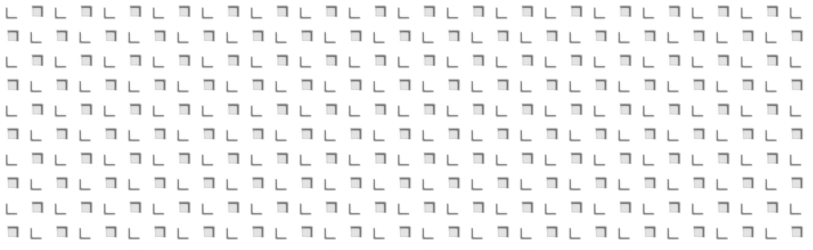
#> input picture image.png, 1626 x 500 px, found by its file name (shown at 1/2 size)
$ python stud_bake.py image.png -o stud_emboss.png --preview
#> lines starting #> are read from the running program, lines starting #| are printed output that depends on the picture; after the words box and inside, x2 and y2 are one past the last pixel; in counts of white or black regions, pixels touching at a corner belong together
#!/usr/bin/env python3
"""
Bake a Figma stud sheet into a tileable, backdrop-independent Roblox texture.

WHY THIS EXISTS
---------------
In Figma a studded surface is the stud sheet twice over the button's gradient:
Overlay at 60% fill, then Plus Lighter at 25%. Roblox ScreenGui has no blend modes,
so neither pass can be reproduced live, and stacking the sheet on itself does not
help -- that yields 0.85x the original alpha, fainter than the source.

What makes Overlay read is that it brightens where the source is lighter than
mid-grey and darkens where it is darker. Normal alpha compositing can do exactly that
if the texture carries white pixels for the light half and black for the dark half,
with alpha holding the magnitude. That is a signed emboss. Unlike baking onto a
backdrop colour it stays correct on every colourway, so one asset serves the blue
bar, the red close cell, the gold bundle and the green buttons alike.

    overlay term      |lum - 0.5| * 2 * a * overlay_fill    white if lum > 0.5 else black
    plus lighter term  lum * a * plus_fill                  always white (additive)
    dark term          overlay term * dark_scale            shadow half only
    output             net of the two, as one signed pixel

WHY dark_scale EXISTS
---------------------
Measured against renders of the same swatch, Figma and a plain symmetric Overlay
agree almost exactly on the highlight but not at all on the shadow:

                      SVG / symmetric overlay      Figma
    lighter mean            +12.7                  +13.3
    lighter max             +30.6                  +30.3
    darker mean             -36.0                   -9.0
    darker max              -97.2                  -22.6

Figma's shadow lands around a quarter of the strength, which is what makes its studs
read as smoothly integrated rather than punched into the surface. Hence 0.25.

The sheet is also cropped to a single tile first, detected by autocorrelation on the
alpha channel, so the result tiles seamlessly at any size in Roblox.

USAGE
-----
    python tools/stud_bake.py image.png -o stud_emboss.png --preview

Then upload the output and reference it from Theme. Draw it untinted and fully
opaque: ImageColor3 multiplies, so a tint would erase the black pixels and take the
shadow half of the emboss with them.
"""

from __future__ import annotations

import argparse
import sys
from pathlib import Path

import numpy as np
from PIL import Image

LUMA = np.array([0.2126, 0.7152, 0.0722], dtype=np.float64)

# Sample colourways for --preview, taken from the SVG export's body gradients.
PREVIEW_BANDS = [
    ("blue", (0x22, 0xE9, 0xFF), (0x00, 0x95, 0xFF)),
    ("red", (0xFF, 0x63, 0x63), (0xFF, 0x2C, 0x2C)),
    ("gold", (0xFF, 0xC4, 0x00), (0xFF, 0xCC, 0x00)),
    ("green", (0x80, 0xF0, 0x57), (0x00, 0xE5, 0x22)),
]


def detect_period(alpha: np.ndarray, axis: int, min_period: int = 8) -> int:
    """Smallest shift along `axis` that the alpha channel repeats under.

    Scores every candidate by mean absolute difference against itself shifted, then
    takes the smallest period within 15% of the best score -- the global minimum is
    usually a multiple of the true period, and we want the fundamental.
    """
    length = alpha.shape[axis]
    limit = length // 2
    if limit <= min_period:
        return length

    scores = {}
    for p in range(min_period, limit + 1):
        if axis == 0:
            diff = np.abs(alpha[p:, :] - alpha[:-p, :])
        else:
            diff = np.abs(alpha[:, p:] - alpha[:, :-p])
        scores[p] = float(diff.mean())

    best = min(scores.values())
    # A perfectly flat channel scores ~0 everywhere; guard the tolerance.
    tolerance = max(best * 1.15, best + 0.35)
    for p in sorted(scores):
        if scores[p] <= tolerance:
            return p
    return min(scores, key=scores.get)


def bake(
    rgba: np.ndarray,
    overlay_fill: float,
    plus_fill: float,
    strength: float,
    dark_scale: float,
) -> np.ndarray:
    """Signed emboss from a stud sheet. See module docstring for the derivation."""
    rgb = rgba[..., :3].astype(np.float64) / 255.0
    a = rgba[..., 3].astype(np.float64) / 255.0

    lum = rgb @ LUMA
    signed = (lum - 0.5) * 2.0

    overlay = np.abs(signed) * a * overlay_fill
    plus = lum * a * plus_fill

    lightens = signed >= 0
    white_term = plus + np.where(lightens, overlay, 0.0)
    # Shadow attenuated on its own: Figma's dark half is far gentler than a symmetric
    # Overlay, and that asymmetry is what makes the studs sit in the surface.
    black_term = np.where(lightens, 0.0, overlay * dark_scale)
    net = white_term - black_term

    out = np.zeros_like(rgba)
    colour = np.where(net >= 0, 255, 0).astype(np.uint8)
    out[..., 0] = colour
    out[..., 1] = colour
    out[..., 2] = colour
    out[..., 3] = np.clip(np.abs(net) * strength * 255.0, 0, 255).round().astype(np.uint8)
    return out


def make_preview(tile: Image.Image, path: Path, cell=(760, 120), tile_px=96) -> None:
    scaled = tile.resize((tile_px, tile_px), Image.LANCZOS)
    w, h = cell
    rows = []
    for _name, top, bottom in PREVIEW_BANDS:
        t = np.linspace(0.0, 1.0, h)[:, None]
        grad = (np.array(top) * (1 - t) + np.array(bottom) * t).round().astype(np.uint8)
        band = Image.fromarray(np.repeat(grad[:, None, :], w, axis=1), "RGB").convert("RGBA")
        for y in range(0, h, tile_px):
            for x in range(0, w, tile_px):
                band.alpha_composite(scaled, (x, y))
        rows.append(band)

    out = Image.new("RGBA", (w, len(rows) * (h + 8) - 8), (24, 24, 28, 255))
    for i, row in enumerate(rows):
        out.paste(row, (0, i * (h + 8)))
    out.save(path)


def main() -> int:
    ap = argparse.ArgumentParser(description=__doc__, formatter_class=argparse.RawDescriptionHelpFormatter)
    ap.add_argument("source", type=Path, help="stud sheet exported from Figma (PNG with alpha)")
    ap.add_argument("-o", "--out", type=Path, help="output PNG (default: <source>_emboss.png)")
    ap.add_argument("--overlay", type=float, default=0.60, help="Overlay layer fill (default 0.60)")
    ap.add_argument("--plus", type=float, default=0.25, help="Plus Lighter layer fill (default 0.25)")
    ap.add_argument("--strength", type=float, default=1.0, help="scales the result (default 1.0)")
    ap.add_argument(
        "--dark",
        type=float,
        default=0.25,
        help="shadow-half scale; 0.25 matches Figma, 1.0 is a symmetric Overlay (default 0.25)",
    )
    ap.add_argument("--tile", help="override detected tile as WxH, e.g. 125x125")
    ap.add_argument("--no-crop", action="store_true", help="bake the whole sheet without cropping")
    ap.add_argument("--preview", action="store_true", help="also write <out>_preview.png over sample gradients")
    args = ap.parse_args()

    if not args.source.exists():
        print(f"no such file: {args.source}", file=sys.stderr)
        return 1

    src = Image.open(args.source).convert("RGBA")
#> src is the input picture: PIL image 1626x500 RGBA; mean R, G, B, A 100.8, 102.4, 100.6, 16.1
    arr = np.array(src)
    print(f"source     {src.size[0]}x{src.size[1]}  alpha {arr[..., 3].min()}..{arr[..., 3].max()}")
#| source     1626x500  alpha 0..149

    if args.no_crop:
        tw, th = src.size
        ox = oy = 0
    else:
        if args.tile:
            tw, th = (int(v) for v in args.tile.lower().split("x"))
            print(f"tile       {tw}x{th} (forced)")
        else:
            alpha = arr[..., 3].astype(np.float64)
            th = detect_period(alpha, axis=0)
#> after the loop in detect_period, `for p in range(min_period, limit + 1):`: scores = 243 items
#> in detect_period, `best = min(scores.values())`: best = 0
#> in detect_period, `tolerance = max(best * 1.15, best + 0.35)`: tolerance = 0.35
#> the loop in detect_period, `for p in sorted(scores):` made 91 passes
#> th = 98
            tw = detect_period(alpha, axis=1)
#> the loop in detect_period (call 2), `for p in range(min_period, limit + 1):` made 806 passes
#> pass 3, in detect_period (call 2), `diff = np.abs(alpha[:, p:] - alpha[:, :-p])`:
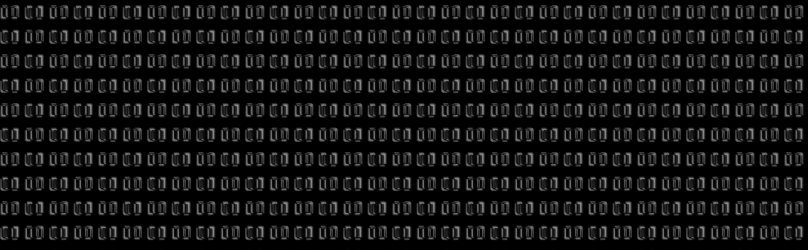
#> diff: shape (500, 1616) float64 (shown at 1/2 size); min 0, max 149, mean 19.7
#> after the loop in detect_period (call 2), `for p in range(min_period, limit + 1):`: scores = 806 items
#> tw = 98
            print(f"tile       {tw}x{th} (detected)")
#| tile       98x98 (detected)
        # Crop from the interior where possible; sheet edges often carry artefacts.
        ox = tw if src.size[0] >= tw * 3 else 0
#> ox = 98
        oy = th if src.size[1] >= th * 3 else 0
#> oy = 98

    tile_rgba = arr[oy : oy + th, ox : ox + tw]
    if tile_rgba.shape[0] != th or tile_rgba.shape[1] != tw:
        print("tile crop ran off the sheet; falling back to the top-left corner")
        tile_rgba = arr[:th, :tw]

    baked = bake(tile_rgba, args.overlay, args.plus, args.strength, args.dark)
#> in bake, `lightens = signed >= 0`:
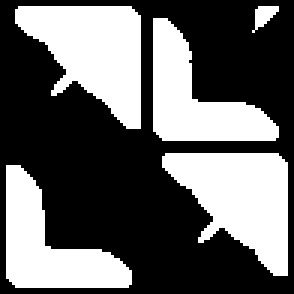
#> lightens: shape (98, 98) bool (shown 3 times larger); 39.6% white; 5 white regions, box (x1, y1, x2, y2) and area: (5, 2, 47, 43) 1059, (54, 51, 96, 92) 1055, (2, 55, 44, 96) 827, (51, 6, 93, 47) 823, (84, 2, 93, 11) 42
#> in bake, `black_term = np.where(lightens, 0.0, overlay * dark_scale)`:
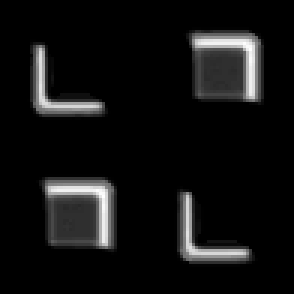
#> black_term: shape (98, 98) float64 (shown 3 times larger); min 0, max 0.0865, mean 0.00588; drawn with min black and max white
#> in bake, `net = white_term - black_term`:
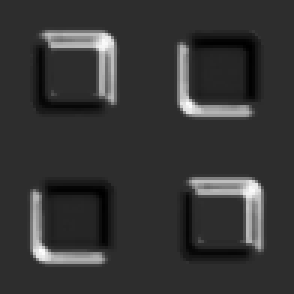
#> net: shape (98, 98) float64 (shown 3 times larger); min -0.086, max 0.393, mean 0.0145; drawn with min black and max white
#> in bake, `colour = np.where(net >= 0, 255, 0).astype(np.uint8)`: colour: shape (98, 98); 80.2% white; 4 black regions, box (x1, y1, x2, y2) and area: (12, 58, 40, 85) 611, (61, 9, 89, 36) 603, (58, 62, 86, 89) 354, (9, 13, 37, 40) 335
#> in bake, `out[..., 3] = np.clip(np.abs(net) * strength * 255.0, 0, 255).round()...`:
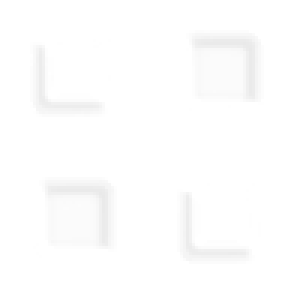
#> out: shape (98, 98, 4) (shown 3 times larger); mean of channels 0, 1, 2, 3 204.5, 204.5, 204.5, 6.6; transparent parts drawn white
    out_path = args.out or args.source.with_name(args.source.stem + "_emboss.png")
    Image.fromarray(baked, "RGBA").save(out_path)

    a = baked[..., 3]
    light = int(((baked[..., 0] == 255) & (a > 0)).sum())
#> light = 1274
    dark = int(((baked[..., 0] == 0) & (a > 0)).sum())
#> dark = 1740
    print(f"crop at    ({ox},{oy})")
#| crop at    (98,98)
    print(f"output     {out_path}")
    print(f"peak alpha {a.max()}/255 ({a.max() / 255 * 100:.1f}%)")
#| peak alpha 100/255 (39.2%)
    print(f"pixels     {light} lightening, {dark} darkening")
#| pixels     1274 lightening, 1740 darkening

    if args.preview:
        preview_path = out_path.with_name(out_path.stem + "_preview.png")
        make_preview(Image.fromarray(baked, "RGBA"), preview_path)
#> after the loop in make_preview, `for _name, top, bottom in PREVIEW_BANDS:`:
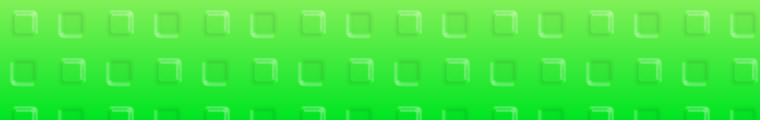
#> band: PIL image 760x120 RGBA; mean R, G, B, A 67.6, 233.5, 64.2, 255
#> after the loop in make_preview, `for _name, top, bottom in PREVIEW_BANDS:`: rows = 4 items
#> the loop in make_preview, `for i, row in enumerate(rows):` made 4 passes
#> after the loop in make_preview, `for i, row in enumerate(rows):`:
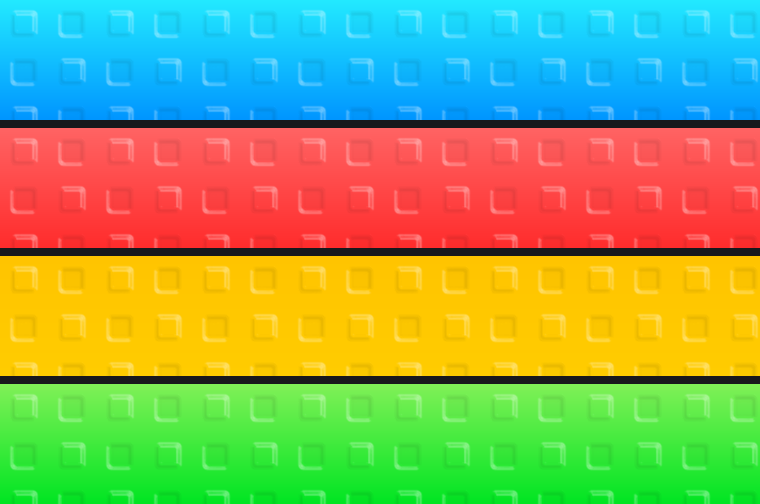
#> out: PIL image 760x504 RGBA; mean R, G, B, A 143.2, 167.7, 96.1, 255
        print(f"preview    {preview_path}")

    return 0


if __name__ == "__main__":
    raise SystemExit(main())
#> (the program exits here)
